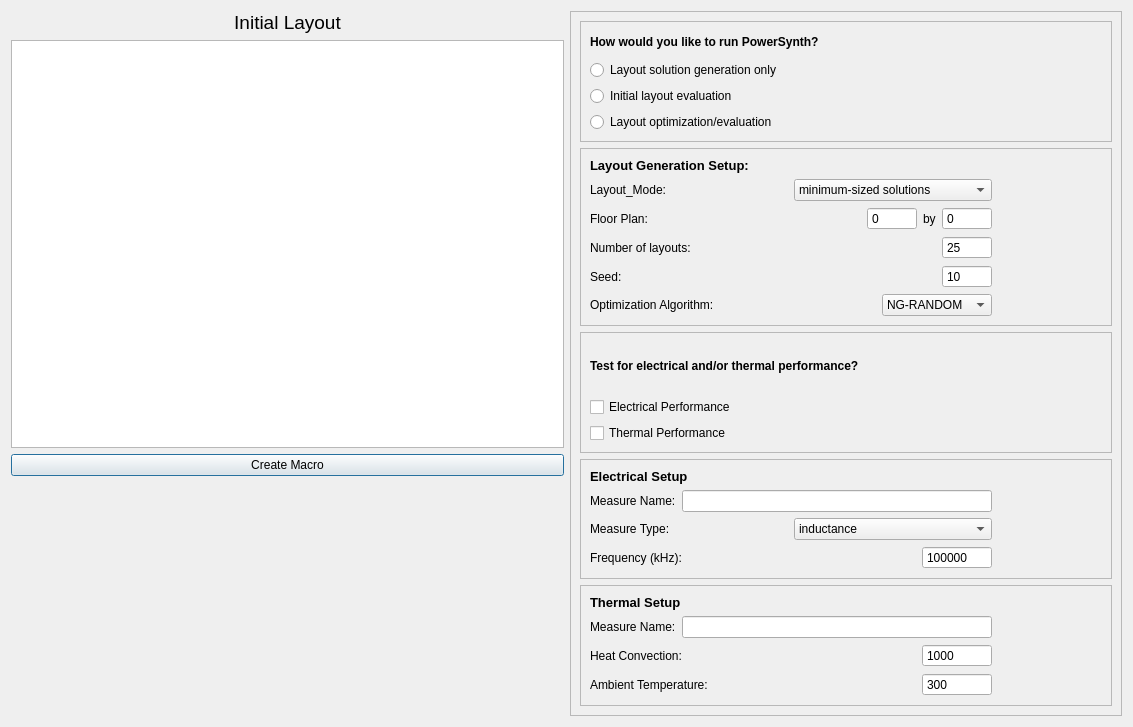
<?xml version="1.0" encoding="UTF-8"?>
<ui version="4.0">
 <class>Dialog</class>
 <widget class="QDialog" name="Dialog">
  <property name="geometry">
   <rect>
    <x>0</x>
    <y>0</y>
    <width>1133</width>
    <height>727</height>
   </rect>
  </property>
  <property name="windowTitle">
   <string>Create Macro Script</string>
  </property>
  <layout class="QGridLayout" name="gridLayout">
   <item row="0" column="0">
    <layout class="QVBoxLayout" name="verticalLayout_2">
     <item>
      <widget class="QLabel" name="label">
       <property name="text">
        <string>&lt;html&gt;&lt;head/&gt;&lt;body&gt;&lt;p&gt;&lt;span style=&quot; font-size:14pt;&quot;&gt;Initial Layout&lt;/span&gt;&lt;/p&gt;&lt;/body&gt;&lt;/html&gt;</string>
       </property>
       <property name="alignment">
        <set>Qt::AlignCenter</set>
       </property>
      </widget>
     </item>
     <item>
      <widget class="QGraphicsView" name="graphicsView"/>
     </item>
     <item>
      <widget class="QPushButton" name="pushButton">
       <property name="text">
        <string>Create Macro</string>
       </property>
      </widget>
     </item>
     <item>
      <spacer name="verticalSpacer">
       <property name="orientation">
        <enum>Qt::Vertical</enum>
       </property>
       <property name="sizeType">
        <enum>QSizePolicy::Maximum</enum>
       </property>
       <property name="sizeHint" stdset="0">
        <size>
         <width>20</width>
         <height>240</height>
        </size>
       </property>
      </spacer>
     </item>
    </layout>
   </item>
   <item row="0" column="1">
    <widget class="QFrame" name="main_frame">
     <property name="frameShape">
      <enum>QFrame::StyledPanel</enum>
     </property>
     <property name="frameShadow">
      <enum>QFrame::Raised</enum>
     </property>
     <layout class="QVBoxLayout" name="verticalLayout_3">
      <item>
       <widget class="QFrame" name="run_options">
        <property name="frameShape">
         <enum>QFrame::StyledPanel</enum>
        </property>
        <property name="frameShadow">
         <enum>QFrame::Raised</enum>
        </property>
        <layout class="QVBoxLayout" name="verticalLayout_5">
         <item>
          <widget class="QLabel" name="label_2">
           <property name="text">
            <string>&lt;html&gt;&lt;head/&gt;&lt;body&gt;&lt;p&gt;&lt;span style=&quot; font-weight:600;&quot;&gt;How would you like to run PowerSynth?&lt;/span&gt;&lt;/p&gt;&lt;/body&gt;&lt;/html&gt;</string>
           </property>
          </widget>
         </item>
         <item>
          <widget class="QRadioButton" name="option_1">
           <property name="text">
            <string>Layout solution generation only</string>
           </property>
          </widget>
         </item>
         <item>
          <widget class="QRadioButton" name="option_2">
           <property name="text">
            <string>Initial layout evaluation</string>
           </property>
          </widget>
         </item>
         <item>
          <widget class="QRadioButton" name="option_3">
           <property name="text">
            <string>Layout optimization/evaluation</string>
           </property>
          </widget>
         </item>
        </layout>
       </widget>
      </item>
      <item>
       <widget class="QFrame" name="layout_generation_setup">
        <property name="frameShape">
         <enum>QFrame::StyledPanel</enum>
        </property>
        <property name="frameShadow">
         <enum>QFrame::Raised</enum>
        </property>
        <layout class="QVBoxLayout" name="verticalLayout">
         <item>
          <widget class="QLabel" name="label_9">
           <property name="text">
            <string>&lt;html&gt;&lt;head/&gt;&lt;body&gt;&lt;p&gt;&lt;span style=&quot; font-size:10pt; font-weight:600;&quot;&gt;Layout Generation Setup:&lt;/span&gt;&lt;/p&gt;&lt;/body&gt;&lt;/html&gt;</string>
           </property>
          </widget>
         </item>
         <item>
          <layout class="QHBoxLayout" name="horizontalLayout_2">
           <item>
            <widget class="QLabel" name="label_3">
             <property name="text">
              <string>Layout_Mode:</string>
             </property>
            </widget>
           </item>
           <item>
            <widget class="QComboBox" name="comboBox">
             <item>
              <property name="text">
               <string>minimum-sized solutions</string>
              </property>
             </item>
             <item>
              <property name="text">
               <string>variable-sized solutions</string>
              </property>
             </item>
             <item>
              <property name="text">
               <string>fixed-sized solutions</string>
              </property>
             </item>
            </widget>
           </item>
           <item>
            <spacer name="horizontalSpacer_3">
             <property name="orientation">
              <enum>Qt::Horizontal</enum>
             </property>
             <property name="sizeType">
              <enum>QSizePolicy::Maximum</enum>
             </property>
             <property name="sizeHint" stdset="0">
              <size>
               <width>110</width>
               <height>20</height>
              </size>
             </property>
            </spacer>
           </item>
          </layout>
         </item>
         <item>
          <layout class="QHBoxLayout" name="horizontalLayout">
           <item>
            <widget class="QLabel" name="label_4">
             <property name="text">
              <string>Floor Plan:</string>
             </property>
            </widget>
           </item>
           <item>
            <widget class="QSpinBox" name="spinBox_2">
             <property name="sizePolicy">
              <sizepolicy hsizetype="Maximum" vsizetype="Fixed">
               <horstretch>0</horstretch>
               <verstretch>0</verstretch>
              </sizepolicy>
             </property>
             <property name="maximumSize">
              <size>
               <width>50</width>
               <height>16777215</height>
              </size>
             </property>
             <property name="buttonSymbols">
              <enum>QAbstractSpinBox::NoButtons</enum>
             </property>
             <property name="maximum">
              <number>999</number>
             </property>
            </widget>
           </item>
           <item>
            <widget class="QLabel" name="label_5">
             <property name="sizePolicy">
              <sizepolicy hsizetype="Maximum" vsizetype="Preferred">
               <horstretch>0</horstretch>
               <verstretch>0</verstretch>
              </sizepolicy>
             </property>
             <property name="minimumSize">
              <size>
               <width>10</width>
               <height>0</height>
              </size>
             </property>
             <property name="text">
              <string>by</string>
             </property>
            </widget>
           </item>
           <item>
            <widget class="QSpinBox" name="spinBox">
             <property name="sizePolicy">
              <sizepolicy hsizetype="Maximum" vsizetype="Fixed">
               <horstretch>0</horstretch>
               <verstretch>0</verstretch>
              </sizepolicy>
             </property>
             <property name="maximumSize">
              <size>
               <width>50</width>
               <height>16777215</height>
              </size>
             </property>
             <property name="buttonSymbols">
              <enum>QAbstractSpinBox::NoButtons</enum>
             </property>
             <property name="maximum">
              <number>999</number>
             </property>
            </widget>
           </item>
           <item>
            <spacer name="horizontalSpacer_2">
             <property name="orientation">
              <enum>Qt::Horizontal</enum>
             </property>
             <property name="sizeType">
              <enum>QSizePolicy::Maximum</enum>
             </property>
             <property name="sizeHint" stdset="0">
              <size>
               <width>110</width>
               <height>20</height>
              </size>
             </property>
            </spacer>
           </item>
          </layout>
         </item>
         <item>
          <layout class="QHBoxLayout" name="horizontalLayout_3">
           <item>
            <widget class="QLabel" name="label_6">
             <property name="text">
              <string>Number of layouts:</string>
             </property>
            </widget>
           </item>
           <item>
            <widget class="QSpinBox" name="spinBox_3">
             <property name="sizePolicy">
              <sizepolicy hsizetype="Maximum" vsizetype="Fixed">
               <horstretch>0</horstretch>
               <verstretch>0</verstretch>
              </sizepolicy>
             </property>
             <property name="minimumSize">
              <size>
               <width>15</width>
               <height>0</height>
              </size>
             </property>
             <property name="maximumSize">
              <size>
               <width>50</width>
               <height>16777215</height>
              </size>
             </property>
             <property name="buttonSymbols">
              <enum>QAbstractSpinBox::NoButtons</enum>
             </property>
             <property name="specialValueText">
              <string>25</string>
             </property>
             <property name="maximum">
              <number>9999</number>
             </property>
            </widget>
           </item>
           <item>
            <spacer name="horizontalSpacer">
             <property name="orientation">
              <enum>Qt::Horizontal</enum>
             </property>
             <property name="sizeType">
              <enum>QSizePolicy::Maximum</enum>
             </property>
             <property name="sizeHint" stdset="0">
              <size>
               <width>110</width>
               <height>20</height>
              </size>
             </property>
            </spacer>
           </item>
          </layout>
         </item>
         <item>
          <layout class="QHBoxLayout" name="horizontalLayout_4">
           <item>
            <widget class="QLabel" name="label_7">
             <property name="text">
              <string>Seed:</string>
             </property>
            </widget>
           </item>
           <item>
            <widget class="QSpinBox" name="spinBox_4">
             <property name="sizePolicy">
              <sizepolicy hsizetype="Maximum" vsizetype="Fixed">
               <horstretch>0</horstretch>
               <verstretch>0</verstretch>
              </sizepolicy>
             </property>
             <property name="minimumSize">
              <size>
               <width>15</width>
               <height>0</height>
              </size>
             </property>
             <property name="maximumSize">
              <size>
               <width>50</width>
               <height>16777215</height>
              </size>
             </property>
             <property name="buttonSymbols">
              <enum>QAbstractSpinBox::NoButtons</enum>
             </property>
             <property name="specialValueText">
              <string>10</string>
             </property>
             <property name="maximum">
              <number>999</number>
             </property>
            </widget>
           </item>
           <item>
            <spacer name="horizontalSpacer_4">
             <property name="orientation">
              <enum>Qt::Horizontal</enum>
             </property>
             <property name="sizeType">
              <enum>QSizePolicy::Maximum</enum>
             </property>
             <property name="sizeHint" stdset="0">
              <size>
               <width>110</width>
               <height>20</height>
              </size>
             </property>
            </spacer>
           </item>
          </layout>
         </item>
         <item>
          <layout class="QHBoxLayout" name="horizontalLayout_5">
           <item>
            <widget class="QLabel" name="label_8">
             <property name="text">
              <string>Optimization Algorithm:</string>
             </property>
            </widget>
           </item>
           <item>
            <widget class="QComboBox" name="comboBox_2">
             <property name="sizePolicy">
              <sizepolicy hsizetype="Maximum" vsizetype="Fixed">
               <horstretch>0</horstretch>
               <verstretch>0</verstretch>
              </sizepolicy>
             </property>
             <property name="maximumSize">
              <size>
               <width>110</width>
               <height>16777215</height>
              </size>
             </property>
             <item>
              <property name="text">
               <string>NG-RANDOM</string>
              </property>
             </item>
            </widget>
           </item>
           <item>
            <spacer name="horizontalSpacer_5">
             <property name="orientation">
              <enum>Qt::Horizontal</enum>
             </property>
             <property name="sizeType">
              <enum>QSizePolicy::Maximum</enum>
             </property>
             <property name="sizeHint" stdset="0">
              <size>
               <width>110</width>
               <height>20</height>
              </size>
             </property>
            </spacer>
           </item>
          </layout>
         </item>
        </layout>
       </widget>
      </item>
      <item>
       <widget class="QFrame" name="performance_selector">
        <property name="frameShape">
         <enum>QFrame::StyledPanel</enum>
        </property>
        <property name="frameShadow">
         <enum>QFrame::Raised</enum>
        </property>
        <layout class="QVBoxLayout" name="verticalLayout_6">
         <item>
          <widget class="QLabel" name="label_17">
           <property name="text">
            <string>&lt;html&gt;&lt;head/&gt;&lt;body&gt;&lt;p&gt;&lt;span style=&quot; font-weight:600;&quot;&gt;Test for electrical and/or thermal performance?&lt;/span&gt;&lt;/p&gt;&lt;/body&gt;&lt;/html&gt;</string>
           </property>
          </widget>
         </item>
         <item>
          <widget class="QCheckBox" name="activate_electrical">
           <property name="text">
            <string>Electrical Performance</string>
           </property>
          </widget>
         </item>
         <item>
          <widget class="QCheckBox" name="activate_thermal">
           <property name="text">
            <string>Thermal Performance</string>
           </property>
          </widget>
         </item>
        </layout>
       </widget>
      </item>
      <item>
       <widget class="QFrame" name="electrical_setup">
        <property name="frameShape">
         <enum>QFrame::StyledPanel</enum>
        </property>
        <property name="frameShadow">
         <enum>QFrame::Raised</enum>
        </property>
        <layout class="QVBoxLayout" name="verticalLayout_4">
         <item>
          <widget class="QLabel" name="label_10">
           <property name="text">
            <string>&lt;html&gt;&lt;head/&gt;&lt;body&gt;&lt;p align=&quot;justify&quot;&gt;&lt;span style=&quot; font-size:10pt; font-weight:600;&quot;&gt;Electrical Setup&lt;/span&gt;&lt;/p&gt;&lt;/body&gt;&lt;/html&gt;</string>
           </property>
          </widget>
         </item>
         <item>
          <layout class="QHBoxLayout" name="horizontalLayout_11">
           <item>
            <widget class="QLabel" name="label_18">
             <property name="text">
              <string>Measure Name:</string>
             </property>
            </widget>
           </item>
           <item>
            <widget class="QLineEdit" name="lineEdit"/>
           </item>
           <item>
            <spacer name="horizontalSpacer_11">
             <property name="orientation">
              <enum>Qt::Horizontal</enum>
             </property>
             <property name="sizeType">
              <enum>QSizePolicy::Maximum</enum>
             </property>
             <property name="sizeHint" stdset="0">
              <size>
               <width>110</width>
               <height>20</height>
              </size>
             </property>
            </spacer>
           </item>
          </layout>
         </item>
         <item>
          <layout class="QHBoxLayout" name="horizontalLayout_6">
           <item>
            <widget class="QLabel" name="label_11">
             <property name="text">
              <string>Measure Type:</string>
             </property>
            </widget>
           </item>
           <item>
            <widget class="QComboBox" name="comboBox_3">
             <item>
              <property name="text">
               <string>inductance</string>
              </property>
             </item>
             <item>
              <property name="text">
               <string>resistance</string>
              </property>
             </item>
            </widget>
           </item>
           <item>
            <spacer name="horizontalSpacer_6">
             <property name="orientation">
              <enum>Qt::Horizontal</enum>
             </property>
             <property name="sizeType">
              <enum>QSizePolicy::Maximum</enum>
             </property>
             <property name="sizeHint" stdset="0">
              <size>
               <width>110</width>
               <height>20</height>
              </size>
             </property>
            </spacer>
           </item>
          </layout>
         </item>
         <item>
          <layout class="QHBoxLayout" name="horizontalLayout_9">
           <item>
            <widget class="QLabel" name="label_15">
             <property name="text">
              <string>Frequency (kHz):</string>
             </property>
            </widget>
           </item>
           <item>
            <widget class="QSpinBox" name="spinBox_8">
             <property name="sizePolicy">
              <sizepolicy hsizetype="Maximum" vsizetype="Fixed">
               <horstretch>0</horstretch>
               <verstretch>0</verstretch>
              </sizepolicy>
             </property>
             <property name="minimumSize">
              <size>
               <width>20</width>
               <height>0</height>
              </size>
             </property>
             <property name="maximumSize">
              <size>
               <width>70</width>
               <height>16777215</height>
              </size>
             </property>
             <property name="buttonSymbols">
              <enum>QAbstractSpinBox::NoButtons</enum>
             </property>
             <property name="specialValueText">
              <string>100000</string>
             </property>
             <property name="maximum">
              <number>1000000000</number>
             </property>
            </widget>
           </item>
           <item>
            <spacer name="horizontalSpacer_9">
             <property name="orientation">
              <enum>Qt::Horizontal</enum>
             </property>
             <property name="sizeType">
              <enum>QSizePolicy::Maximum</enum>
             </property>
             <property name="sizeHint" stdset="0">
              <size>
               <width>110</width>
               <height>20</height>
              </size>
             </property>
            </spacer>
           </item>
          </layout>
         </item>
        </layout>
       </widget>
      </item>
      <item>
       <widget class="QFrame" name="thermal_setup">
        <property name="frameShape">
         <enum>QFrame::StyledPanel</enum>
        </property>
        <property name="frameShadow">
         <enum>QFrame::Raised</enum>
        </property>
        <layout class="QVBoxLayout" name="verticalLayout_7">
         <item>
          <widget class="QLabel" name="label_12">
           <property name="text">
            <string>&lt;html&gt;&lt;head/&gt;&lt;body&gt;&lt;p align=&quot;justify&quot;&gt;&lt;span style=&quot; font-size:10pt; font-weight:600;&quot;&gt;Thermal Setup&lt;/span&gt;&lt;/p&gt;&lt;/body&gt;&lt;/html&gt;</string>
           </property>
          </widget>
         </item>
         <item>
          <layout class="QHBoxLayout" name="horizontalLayout_12">
           <item>
            <widget class="QLabel" name="label_19">
             <property name="text">
              <string>Measure Name:</string>
             </property>
            </widget>
           </item>
           <item>
            <widget class="QLineEdit" name="lineEdit_2"/>
           </item>
           <item>
            <spacer name="horizontalSpacer_12">
             <property name="orientation">
              <enum>Qt::Horizontal</enum>
             </property>
             <property name="sizeType">
              <enum>QSizePolicy::Maximum</enum>
             </property>
             <property name="sizeHint" stdset="0">
              <size>
               <width>110</width>
               <height>20</height>
              </size>
             </property>
            </spacer>
           </item>
          </layout>
         </item>
         <item>
          <layout class="QHBoxLayout" name="horizontalLayout_13">
           <item>
            <widget class="QLabel" name="label_20">
             <property name="text">
              <string>Heat Convection:</string>
             </property>
            </widget>
           </item>
           <item>
            <widget class="QSpinBox" name="spinBox_10">
             <property name="sizePolicy">
              <sizepolicy hsizetype="Maximum" vsizetype="Fixed">
               <horstretch>0</horstretch>
               <verstretch>0</verstretch>
              </sizepolicy>
             </property>
             <property name="minimumSize">
              <size>
               <width>15</width>
               <height>0</height>
              </size>
             </property>
             <property name="maximumSize">
              <size>
               <width>70</width>
               <height>16777215</height>
              </size>
             </property>
             <property name="buttonSymbols">
              <enum>QAbstractSpinBox::NoButtons</enum>
             </property>
             <property name="specialValueText">
              <string>1000</string>
             </property>
             <property name="maximum">
              <number>100000</number>
             </property>
            </widget>
           </item>
           <item>
            <spacer name="horizontalSpacer_13">
             <property name="orientation">
              <enum>Qt::Horizontal</enum>
             </property>
             <property name="sizeType">
              <enum>QSizePolicy::Maximum</enum>
             </property>
             <property name="sizeHint" stdset="0">
              <size>
               <width>110</width>
               <height>20</height>
              </size>
             </property>
            </spacer>
           </item>
          </layout>
         </item>
         <item>
          <layout class="QHBoxLayout" name="horizontalLayout_10">
           <item>
            <widget class="QLabel" name="label_16">
             <property name="text">
              <string>Ambient Temperature:</string>
             </property>
            </widget>
           </item>
           <item>
            <widget class="QSpinBox" name="spinBox_9">
             <property name="sizePolicy">
              <sizepolicy hsizetype="Maximum" vsizetype="Fixed">
               <horstretch>0</horstretch>
               <verstretch>0</verstretch>
              </sizepolicy>
             </property>
             <property name="minimumSize">
              <size>
               <width>15</width>
               <height>0</height>
              </size>
             </property>
             <property name="maximumSize">
              <size>
               <width>70</width>
               <height>16777215</height>
              </size>
             </property>
             <property name="buttonSymbols">
              <enum>QAbstractSpinBox::NoButtons</enum>
             </property>
             <property name="specialValueText">
              <string>300</string>
             </property>
             <property name="maximum">
              <number>100000</number>
             </property>
            </widget>
           </item>
           <item>
            <spacer name="horizontalSpacer_10">
             <property name="orientation">
              <enum>Qt::Horizontal</enum>
             </property>
             <property name="sizeType">
              <enum>QSizePolicy::Maximum</enum>
             </property>
             <property name="sizeHint" stdset="0">
              <size>
               <width>110</width>
               <height>20</height>
              </size>
             </property>
            </spacer>
           </item>
          </layout>
         </item>
        </layout>
       </widget>
      </item>
     </layout>
    </widget>
   </item>
  </layout>
 </widget>
 <resources/>
 <connections/>
</ui>
